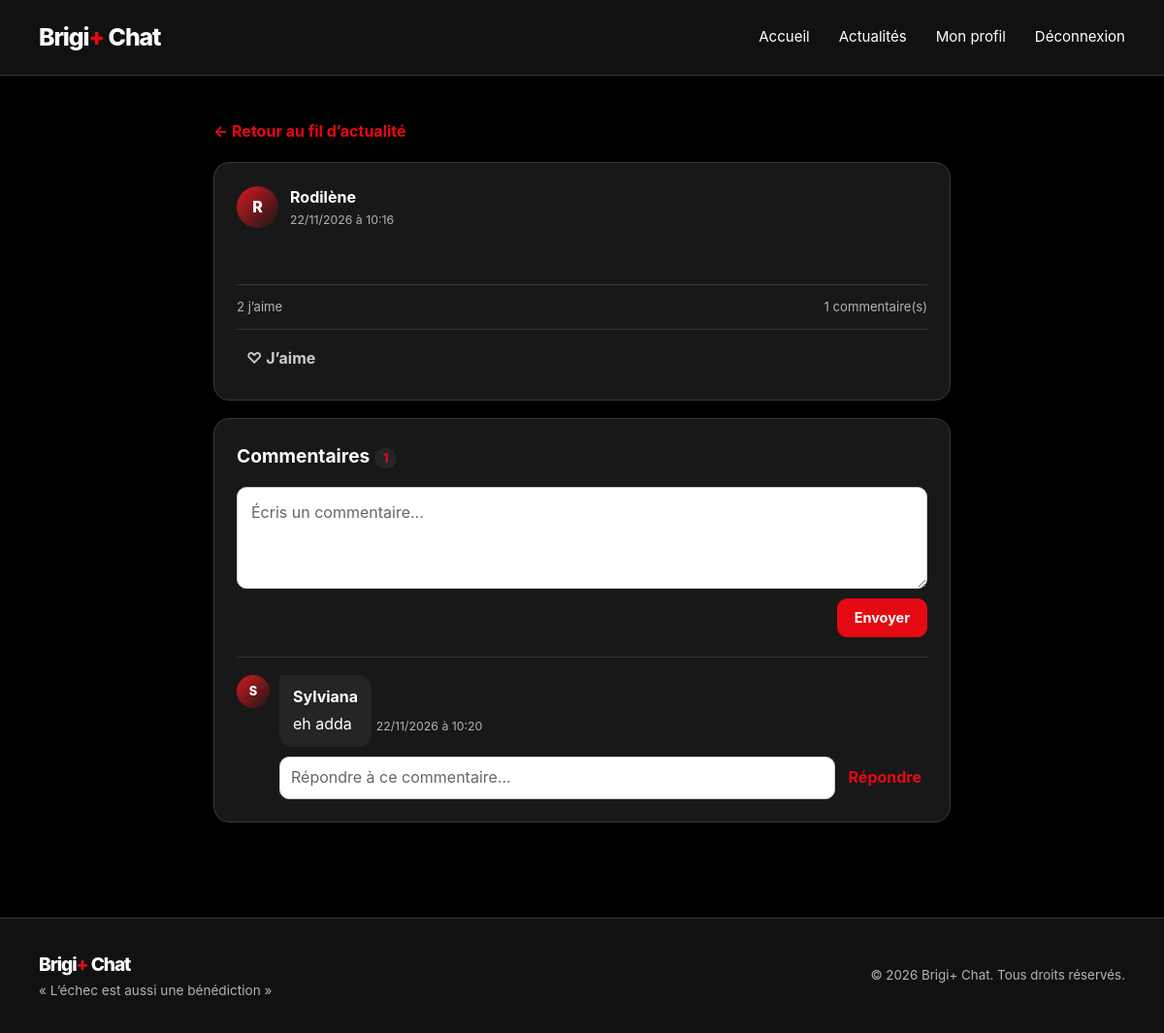
Screenshot of /article/4/ (signed in) with the database file from the repository.
### blog/models.py (models this page shows, shortened)
class Article(models.Model):
    auteur = models.ForeignKey(
        User,
        on_delete=models.CASCADE,
        related_name='articles'
    )
    contenu = models.TextField(
        verbose_name="Contenu de la publication",
        blank=True
    )
    image = models.ImageField(
        upload_to="publications/images/",
        blank=True,
        null=True,
        verbose_name="Image"
    )
    fichier_pdf = models.FileField(
        upload_to="publications/documents/",
        blank=True,
        null=True,
        validators=[
            FileExtensionValidator(allowed_extensions=['pdf'])
        ],
        verbose_name="Document PDF"
    )
    video = models.FileField(
    upload_to="publications/videos/",
    blank=True,
    null=True,
    validators=[
        FileExtensionValidator(
            allowed_extensions=['mp4', 'webm', 'mov']
        )
    ],
    verbose_name="Vidéo"
)
    date_creation = models.DateTimeField(
        auto_now_add=True
    )
    class Meta:
        ordering = ['-date_creation']

class User(AbstractUser):
    email = models.EmailField(unique=True, verbose_name="Adresse e-mail")
    photo = models.ImageField(
        upload_to="profils/",
        blank=True,
        null=True,
        verbose_name="Photo de profil"
    )
    bio = models.TextField(blank=True, verbose_name="Présentation")
    groups = models.ManyToManyField(
        "auth.Group",
        blank=True,
        related_name="blog_users",
        related_query_name="blog_user",
    )
    user_permissions = models.ManyToManyField(
        "auth.Permission",
        blank=True,
        related_name="blog_users",
        related_query_name="blog_user",
    )

class Commentaire(models.Model):
    auteur = models.ForeignKey(
        User,
        on_delete=models.CASCADE,
        related_name='commentaires'
    )
    article = models.ForeignKey(
        Article,
        on_delete=models.CASCADE,
        related_name='commentaires'
    )
    parent = models.ForeignKey(
        'self',
        on_delete=models.CASCADE,
        blank=True,
        null=True,
        related_name='reponses'
    )
    contenu = models.TextField(
        verbose_name="Contenu du commentaire"
    )
    date_creation = models.DateTimeField(
        auto_now_add=True
    )
    class Meta:
        ordering = ['date_creation']

### blog/views.py (the view)
@login_required
def detail_article(request, article_id):
    article = get_object_or_404(
        Article.objects.select_related('auteur'),
        pk=article_id
    )
    commentaires = article.commentaires.filter(
        parent__isnull=True
    ).select_related(
        'auteur'
    ).prefetch_related(
        'reponses__auteur'
    )
    return render(request, 'detail_article.html', {
        'article': article,
        'commentaires': commentaires,
        'form': CommentaireForm()
    })

### blog/views.py (shortened to what this page needs)
class CommentaireForm(forms.ModelForm):
    class Meta:
        model = Commentaire
        fields = ['contenu']
        widgets = {
            'contenu': forms.Textarea(attrs={
                'placeholder': "Écrire un commentaire...",
                'rows': 2
            })
        }

### templates/detail_article.html (shortened to what this page needs)
{% extends 'base.html' %}
{% block content %}
<section class="feed-section">
    <div class="container detail-container">
        <a class="back-link" href="{% url 'feed' %}">← Retour au fil d’actualité</a>
        <article class="post-card post-detail">
            <div class="post-head">
                <div class="avatar">{{ article.auteur.username|first|upper }}</div>
                <div class="post-author"><strong>{{ article.auteur.username }}</strong><small>{{ article.date_creation|date:"d/m/Y à H:i" }}</small></div>
            </div>
            <div class="post-content">{{ article.contenu|linebreaks }}</div>
            <div class="post-stats"><span>{{ article.likes.count }} j’aime</span><span>{{ commentaires.count }} commentaire(s)</span></div>
            <div class="post-actions">
                <form method="post" action="{% url 'aimer_article' article.pk %}">{% csrf_token %}<button type="submit" class="post-action">♡ J’aime</button></form>
            </div>
        </article>
        <section class="comments-panel">
            <h2>Commentaires <span class="count-pill">{{ commentaires.count }}</span></h2>
            <form method="post" action="{% url 'ajouter_commentaire' article.pk %}" class="comment-form">
                <textarea name="contenu" rows="3" placeholder="Écris un commentaire..." required></textarea>
                <button class="button button-small" type="submit">Envoyer</button>
            </form>
            {% for commentaire in commentaires %}
            {% if not commentaire.parent %}
            <article class="comment">
                <div class="avatar avatar-small">{{ commentaire.auteur.username|first|upper }}</div>
                <div class="comment-body">
                    <div class="comment-bubble"><strong>{{ commentaire.auteur.username }}</strong><p>{{ commentaire.contenu|linebreaksbr }}</p></div>
                    <small>{{ commentaire.date_creation|date:"d/m/Y à H:i" }}</small>
                    <form method="post" action="{% url 'repondre_commentaire' commentaire.pk %}" class="reply-form">
                        {% csrf_token %}<input name="contenu" placeholder="Répondre à ce commentaire..." required><button type="submit">Répondre</button>
                    </form>
                </div>
            </article>
            {% endif %}
            {% empty %}
            <p class="muted">Aucun commentaire pour le moment. Lance la conversation !</p>
            {% endfor %}
        </section>
    </div>
</section>
{% endblock %}

### templates/base.html (shortened to what this page needs)
{% load static %}
<!DOCTYPE html>
<html lang="fr">
<head>
    <link rel="stylesheet" href="{% static 'css/style.css' %}">
</head>
<body>
<header class="site-header">
    <div class="container header-inner">
        <a class="brand" href="{% url 'accueil' %}" aria-label="Brigi+ Chat, accueil">Brigi<span>+</span> Chat</a>
        <nav class="main-nav" id="mainNav">
            {% block navigation %}
            <a href="{% url 'accueil' %}">Accueil</a>
            {% if user.is_authenticated %}
                <a href="{% url 'feed' %}">Actualités</a>
                <a href="{% url 'profil' %}">Mon profil</a>
                <form class="nav-inline-form" method="post" action="{% url 'deconnexion' %}">
                    <button class="nav-link-button" type="submit">Déconnexion</button>
                </form>
            {% else %}
                <a href="{% url 'connexion' %}">Connexion</a>
                <a class="button button-small" href="{% url 'inscription' %}">Créer un compte</a>
            {% endif %}
            {% endblock %}
        </nav>
    </div>
</header>
<main>{% block content %}{% endblock %}</main>
<footer class="site-footer">
    <div class="container footer-inner">
        <div>
            <a class="brand brand-footer" href="{% url 'accueil' %}">Brigi<span>+</span> Chat</a>
            <p>« L’échec est aussi une bénédiction »</p>
        </div>
        <small>© {% now "Y" %} Brigi+ Chat. Tous droits réservés.</small>
    </div>
</footer>
</body>
</html>

### rows the page displays
Article: auteur.username|first "R", auteur.username "Rodilène", date_creation "22/11/2026 à 10:16", likes.count "2"
Commentaire: auteur.username|first "S", auteur.username "Sylviana", contenu "eh adda", date_creation "22/11/2026 à 10:20"

### other values shown
{{ commentaires.count }} "1"
